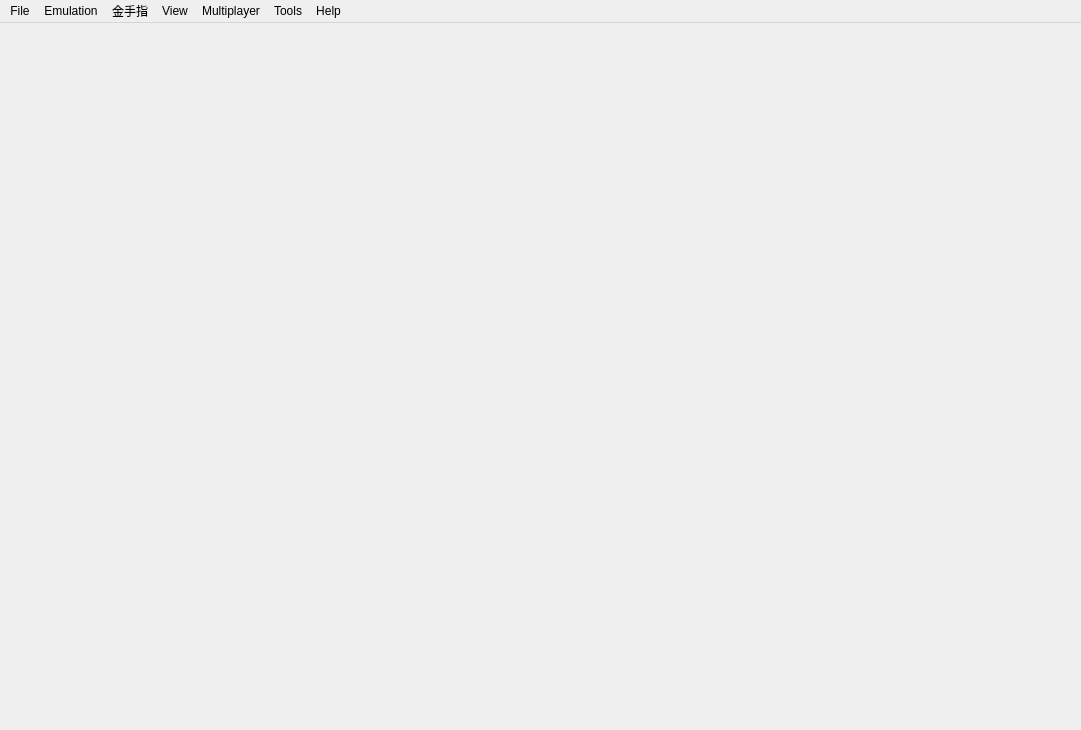
<?xml version="1.0" encoding="UTF-8"?>
<ui version="4.0">
 <class>MainWindow</class>
 <widget class="QMainWindow" name="MainWindow">
  <property name="geometry">
   <rect>
    <x>0</x>
    <y>0</y>
    <width>1081</width>
    <height>730</height>
   </rect>
  </property>
  <property name="windowTitle">
   <string notr="true">Azahar</string>
  </property>
  <property name="windowIcon">
   <iconset>
    <normaloff>dist/azahar.png</normaloff>dist/azahar.png</iconset>
  </property>
  <property name="tabShape">
   <enum>QTabWidget::Rounded</enum>
  </property>
  <property name="dockNestingEnabled">
   <bool>true</bool>
  </property>
  <widget class="QWidget" name="centralwidget">
   <layout class="QHBoxLayout" name="horizontalLayout">
    <property name="leftMargin">
     <number>0</number>
    </property>
    <property name="topMargin">
     <number>0</number>
    </property>
    <property name="rightMargin">
     <number>0</number>
    </property>
    <property name="bottomMargin">
     <number>0</number>
    </property>
   </layout>
  </widget>
  <widget class="QMenuBar" name="menubar">
   <property name="geometry">
    <rect>
     <x>0</x>
     <y>0</y>
     <width>1081</width>
     <height>22</height>
    </rect>
   </property>
   <widget class="QMenu" name="menu_File">
    <property name="title">
     <string>File</string>
    </property>
    <widget class="QMenu" name="menu_Boot_Home_Menu">
     <property name="title">
      <string>Boot Home Menu</string>
     </property>
     <addaction name="action_Boot_Home_Menu_JPN"/>
     <addaction name="action_Boot_Home_Menu_USA"/>
     <addaction name="action_Boot_Home_Menu_EUR"/>
     <addaction name="action_Boot_Home_Menu_AUS"/>
     <addaction name="action_Boot_Home_Menu_CHN"/>
     <addaction name="action_Boot_Home_Menu_KOR"/>
     <addaction name="action_Boot_Home_Menu_TWN"/>
    </widget>
    <widget class="QMenu" name="menu_recent_files">
     <property name="title">
      <string>Recent Files</string>
     </property>
    </widget>
    <widget class="QMenu" name="menu_Amiibo">
     <property name="title">
      <string>Amiibo</string>
     </property>
     <addaction name="action_Load_Amiibo"/>
     <addaction name="action_Remove_Amiibo"/>
    </widget>
    <widget class="QMenu" name="menu_Open_Folder">
     <property name="title">
      <string>Open Azahar Folder</string>
     </property>
     <addaction name="action_Open_Citra_Folder"/>
     <addaction name="action_Open_NAND_Folder"/>
     <addaction name="action_Open_SDMC_Folder"/>
    </widget>
    <addaction name="action_Load_File"/>
    <addaction name="action_Install_CIA"/>
    <addaction name="action_Connect_Artic"/>
    <addaction name="separator"/>
    <addaction name="action_Setup_System_Files"/>
    <addaction name="menu_Boot_Home_Menu"/>
    <addaction name="separator"/>
    <addaction name="menu_recent_files"/>
    <addaction name="separator"/>
    <addaction name="menu_Amiibo"/>
    <addaction name="separator"/>
    <addaction name="menu_Open_Folder"/>
    <addaction name="separator"/>
    <addaction name="action_Exit"/>
   </widget>
   <widget class="QMenu" name="menu_Emulation">
    <property name="title">
     <string>Emulation</string>
    </property>
    <widget class="QMenu" name="menu_Save_State">
     <property name="title">
      <string>Save State</string>
     </property>
     <addaction name="action_Save_to_Oldest_Slot"/>
     <addaction name="action_Quick_Save"/>
     <addaction name="separator"/>
    </widget>
    <widget class="QMenu" name="menu_Load_State">
     <property name="title">
      <string>Load State</string>
     </property>
     <addaction name="action_Load_from_Newest_Slot"/>
     <addaction name="action_Quick_Load"/>
     <addaction name="separator"/>
    </widget>
    <addaction name="action_Pause"/>
    <addaction name="action_Stop"/>
    <addaction name="action_Restart"/>
    <addaction name="separator"/>
    <addaction name="menu_Load_State"/>
    <addaction name="menu_Save_State"/>
    <addaction name="separator"/>
    <addaction name="action_Configure"/>
    <addaction name="action_Configure_Current_Game"/>
   </widget>
   <widget class="QMenu" name="menu_View">
    <property name="title">
     <string>View</string>
    </property>
    <widget class="QMenu" name="menu_View_Debugging">
     <property name="title">
      <string>Debugging</string>
     </property>
     <addaction name="action_Create_Pica_Surface_Viewer"/>
     <addaction name="separator"/>
    </widget>
    <widget class="QMenu" name="menu_Screen_Layout">
     <property name="title">
      <string>Screen Layout</string>
     </property>
     <addaction name="action_Screen_Layout_Default"/>
     <addaction name="action_Screen_Layout_Single_Screen"/>
     <addaction name="action_Screen_Layout_Large_Screen"/>
     <addaction name="action_Screen_Layout_Side_by_Side"/>
     <addaction name="action_Screen_Layout_Separate_Windows"/>
     <addaction name="action_Screen_Layout_Hybrid_Screen"/>
     <addaction name="action_Screen_Layout_Custom_Layout"/>
     <addaction name="separator"/>
     <addaction name="action_Screen_Layout_Upright_Screens"/>
     <addaction name="action_Screen_Layout_Swap_Screens"/>
     <widget class="QMenu" name="menu_Small_Screen_Position">
      <property name="enabled">
     <bool>true</bool>
    </property>
      <property name="title">
       <string>Small Screen Position</string>
      </property>
      <addaction name="action_Small_Screen_TopRight"/>
      <addaction name="action_Small_Screen_MiddleRight"/>
      <addaction name="action_Small_Screen_BottomRight"/>
      <addaction name="action_Small_Screen_TopLeft"/>
      <addaction name="action_Small_Screen_MiddleLeft"/>
      <addaction name="action_Small_Screen_BottomLeft"/>
      <addaction name="action_Small_Screen_Above"/>
      <addaction name="action_Small_Screen_Below"/>
     </widget>
     <addaction name="menu_Small_Screen_Position"/>
    </widget>
    <addaction name="action_Fullscreen"/>
    <addaction name="action_Single_Window_Mode"/>
    <addaction name="menu_Screen_Layout"/>
    <addaction name="separator"/>
    <addaction name="action_Display_Dock_Widget_Headers"/>
    <addaction name="action_Show_Filter_Bar"/>
    <addaction name="action_Show_Status_Bar"/>
    <addaction name="separator"/>
    <addaction name="menu_View_Debugging"/>
   </widget>
   <widget class="QMenu" name="menu_Cheats">
    <property name="title">
     <string>金手指</string>
    </property>
    <addaction name="action_Manage_Cheats"/>
   </widget>
   <widget class="QMenu" name="menu_Multiplayer">
    <property name="enabled">
     <bool>true</bool>
    </property>
    <property name="title">
     <string>Multiplayer</string>
    </property>
    <addaction name="action_View_Lobby"/>
    <addaction name="action_Start_Room"/>
    <addaction name="action_Connect_To_Room"/>
    <addaction name="separator"/>
    <addaction name="action_Show_Room"/>
    <addaction name="action_Leave_Room"/>
   </widget>
   <widget class="QMenu" name="menu_Tools">
    <property name="title">
     <string>Tools</string>
    </property>
    <widget class="QMenu" name="menu_Movie">
     <property name="title">
      <string>Movie</string>
     </property>
     <addaction name="action_Record_Movie"/>
     <addaction name="action_Play_Movie"/>
     <addaction name="action_Close_Movie"/>
     <addaction name="separator"/>
     <addaction name="action_Movie_Read_Only_Mode"/>
     <addaction name="action_Save_Movie"/>
    </widget>
    <addaction name="action_Advance_Frame"/>
    <addaction name="menu_Movie"/>
    <addaction name="separator"/>
    <widget class="QMenu" name="menu_Debug">
     <property name="title">
      <string>Debug</string>
     </property>
     <addaction name="action_Debug_Pause"/>
     <addaction name="action_Debug_Resume"/>
     <addaction name="action_Debug_Step"/>
     <addaction name="separator"/>
     <addaction name="action_Debug_Unschedule_All"/>
     <addaction name="action_Debug_Schedule_All"/>
    </widget>
     <addaction name="menu_Debug"/>
    <addaction name="separator"/>
    <addaction name="action_Capture_Screenshot"/>
    <addaction name="action_Dump_Video"/>
    <addaction name="separator"/>
    <addaction name="action_Compress_ROM_File"/>
    <addaction name="action_Decompress_ROM_File"/>
   </widget>
   <widget class="QMenu" name="menu_Help">
    <property name="title">
     <string>Help</string>
    </property>
    <addaction name="separator"/>
    <addaction name="action_Report_Compatibility"/>
    <addaction name="separator"/>
    <addaction name="action_Open_Log_Folder"/>
    <addaction name="action_FAQ"/>
    <addaction name="action_About"/>
   </widget>
   <addaction name="menu_File"/>
   <addaction name="menu_Emulation"/>
   <addaction name="menu_Cheats"/>
   <addaction name="menu_View"/>
   <addaction name="menu_Multiplayer"/>
   <addaction name="menu_Tools"/>
   <addaction name="menu_Help"/>
  </widget>
  <action name="action_Load_File">
   <property name="text">
    <string>Load File...</string>
   </property>
  </action>
  <action name="action_Install_CIA">
   <property name="text">
    <string>Install CIA...</string>
   </property>
  </action>
  <action name="action_Connect_Artic">
    <property name="text">
      <string>Connect to Artic Base...</string>
    </property>
  </action>
  <action name="action_Setup_System_Files">
    <property name="text">
      <string>Set Up System Files...</string>
    </property>
  </action>
  <action name="action_Boot_Home_Menu_JPN">
   <property name="text">
    <string notr="true">JPN</string>
   </property>
  </action>
  <action name="action_Boot_Home_Menu_USA">
   <property name="text">
    <string notr="true">USA</string>
   </property>
  </action>
  <action name="action_Boot_Home_Menu_EUR">
   <property name="text">
    <string notr="true">EUR</string>
   </property>
  </action>
  <action name="action_Boot_Home_Menu_AUS">
   <property name="text">
    <string notr="true">AUS</string>
   </property>
  </action>
  <action name="action_Boot_Home_Menu_CHN">
   <property name="text">
    <string notr="true">CHN</string>
   </property>
  </action>
  <action name="action_Boot_Home_Menu_KOR">
   <property name="text">
    <string notr="true">KOR</string>
   </property>
  </action>
  <action name="action_Boot_Home_Menu_TWN">
   <property name="text">
    <string notr="true">TWN</string>
   </property>
  </action>
  <action name="action_Exit">
   <property name="text">
    <string>Exit</string>
   </property>
  </action>
  <action name="action_Pause">
   <property name="enabled">
    <bool>false</bool>
   </property>
   <property name="text">
    <string>Pause</string>
   </property>
  </action>
  <action name="action_Stop">
   <property name="enabled">
    <bool>false</bool>
   </property>
   <property name="text">
    <string>Stop</string>
   </property>
  </action>
  <action name="action_Save">
   <property name="enabled">
    <bool>false</bool>
   </property>
   <property name="text">
    <string>Save</string>
   </property>
  </action>
  <action name="action_Load">
   <property name="enabled">
    <bool>false</bool>
   </property>
   <property name="text">
    <string>Load</string>
   </property>
  </action>
  <action name="action_FAQ">
   <property name="text">
    <string>FAQ</string>
   </property>
  </action>
  <action name="action_About">
   <property name="text">
    <string>About Azahar</string>
   </property>
   <property name="menuRole">
    <enum>QAction::AboutRole</enum>
   </property>
  </action>
  <action name="action_Single_Window_Mode">
   <property name="checkable">
    <bool>true</bool>
   </property>
   <property name="text">
    <string>Single Window Mode</string>
   </property>
  </action>
  <action name="action_Save_to_Oldest_Slot">
   <property name="text">
    <string>Save to Oldest Slot</string>
   </property>
  </action>
  <action name="action_Quick_Save">
   <property name="text">
    <string>Quick Save</string>
   </property>
  </action>
  <action name="action_Load_from_Newest_Slot">
   <property name="text">
    <string>Load from Newest Slot</string>
   </property>
  </action>
  <action name="action_Quick_Load">
   <property name="text">
    <string>Quick Load</string>
   </property>
  </action>
  <action name="action_Configure">
   <property name="text">
    <string>Configure...</string>
   </property>
   <property name="menuRole">
    <enum>QAction::PreferencesRole</enum>
   </property>
  </action>
  <action name="action_Display_Dock_Widget_Headers">
   <property name="checkable">
    <bool>true</bool>
   </property>
   <property name="text">
    <string>Display Dock Widget Headers</string>
   </property>
  </action>
  <action name="action_Show_Filter_Bar">
   <property name="checkable">
    <bool>true</bool>
   </property>
   <property name="text">
    <string>Show Filter Bar</string>
   </property>
  </action>
  <action name="action_Show_Status_Bar">
   <property name="checkable">
    <bool>true</bool>
   </property>
   <property name="text">
    <string>Show Status Bar</string>
   </property>
  </action>
  <action name="action_Create_Pica_Surface_Viewer">
   <property name="text">
    <string>Create Pica Surface Viewer</string>
   </property>
  </action>
  <action name="action_Record_Movie">
   <property name="text">
    <string>Record...</string>
   </property>
  </action>
  <action name="action_Play_Movie">
   <property name="text">
    <string>Play...</string>
   </property>
  </action>
  <action name="action_Close_Movie">
   <property name="text">
    <string>Close</string>
   </property>
   <property name="enabled">
    <bool>false</bool>
   </property>
  </action>
  <action name="action_Save_Movie">
   <property name="enabled">
    <bool>false</bool>
   </property>
   <property name="text">
    <string>Save without Closing</string>
   </property>
  </action>
  <action name="action_Movie_Read_Only_Mode">
   <property name="checkable">
    <bool>true</bool>
   </property>
   <property name="checked">
    <bool>true</bool>
   </property>
   <property name="text">
    <string>Read-Only Mode</string>
   </property>
  </action>
  <action name="action_Advance_Frame">
   <property name="enabled">
    <bool>false</bool>
   </property>
   <property name="text">
    <string>Advance Frame</string>
   </property>
  </action>
  <action name="action_Capture_Screenshot">
   <property name="enabled">
    <bool>false</bool>
   </property>
   <property name="text">
    <string>Capture Screenshot</string>
   </property>
  </action>
  <action name="action_Debug_Pause">
   <property name="enabled">
    <bool>true</bool>
   </property>
   <property name="text">
    <string>Debug Pause</string>
   </property>
  </action>
  <action name="action_Debug_Resume">
   <property name="enabled">
    <bool>true</bool>
   </property>
   <property name="text">
    <string>Debug Resume</string>
   </property>
  </action>
  <action name="action_Debug_Step">
   <property name="enabled">
    <bool>true</bool>
   </property>
   <property name="text">
    <string>Debug Step</string>
   </property>
  </action>
   <action name="action_Debug_Unschedule_All">
     <property name="enabled">
       <bool>true</bool>
     </property>
     <property name="text">
       <string>Debug Unschedule All</string>
     </property>
   </action>
   <action name="action_Debug_Schedule_All">
     <property name="enabled">
       <bool>true</bool>
     </property>
     <property name="text">
       <string>Debug Schedule All</string>
     </property>
   </action>
  <action name="action_Dump_Video">
   <property name="checkable">
    <bool>true</bool>
   </property>
   <property name="text">
    <string>Dump Video</string>
   </property>
  </action>
  <action name="action_Compress_ROM_File">
   <property name="text">
    <string>Compress ROM File...</string>
   </property>
  </action>
  <action name="action_Decompress_ROM_File">
   <property name="text">
    <string>Decompress ROM File...</string>
   </property>
  </action>
  <action name="action_View_Lobby">
   <property name="enabled">
    <bool>true</bool>
   </property>
   <property name="text">
    <string>Browse Public Rooms</string>
   </property>
  </action>
  <action name="action_Start_Room">
   <property name="enabled">
    <bool>true</bool>
   </property>
   <property name="text">
    <string>Create Room</string>
   </property>
  </action>
  <action name="action_Leave_Room">
   <property name="enabled">
    <bool>false</bool>
   </property>
   <property name="text">
    <string>Leave Room</string>
   </property>
  </action>
  <action name="action_Connect_To_Room">
   <property name="text">
    <string>Direct Connect to Room</string>
   </property>
  </action>
  <action name="action_Show_Room">
   <property name="enabled">
    <bool>false</bool>
   </property>
   <property name="text">
    <string>Show Current Room</string>
   </property>
  </action>
  <action name="action_Fullscreen">
   <property name="checkable">
    <bool>true</bool>
   </property>
   <property name="text">
    <string>Fullscreen</string>
   </property>
  </action>
  <action name="action_Open_Log_Folder">
   <property name="text">
    <string>Open Log Folder</string>
   </property>
   <property name="toolTip">
    <string>Opens the Azahar Log folder</string>
   </property>
  </action>
  <action name="action_Screen_Layout_Default">
   <property name="checkable">
    <bool>true</bool>
   </property>
   <property name="text">
    <string>Default</string>
   </property>
  </action>
  <action name="action_Screen_Layout_Single_Screen">
   <property name="checkable">
    <bool>true</bool>
   </property>
   <property name="text">
    <string>Single Screen</string>
   </property>
  </action>
  <action name="action_Screen_Layout_Large_Screen">
   <property name="checkable">
    <bool>true</bool>
   </property>
   <property name="text">
    <string>Large Screen</string>
   </property>
  </action>
  <action name="action_Screen_Layout_Side_by_Side">
   <property name="checkable">
    <bool>true</bool>
   </property>
   <property name="text">
    <string>Side by Side</string>
   </property>
  </action>
  <action name="action_Screen_Layout_Separate_Windows">
   <property name="checkable">
    <bool>true</bool>
   </property>
   <property name="text">
    <string>Separate Windows</string>
   </property>
  </action>
  <action name="action_Screen_Layout_Hybrid_Screen">
   <property name="checkable">
    <bool>true</bool>
   </property>
   <property name="text">
    <string>Hybrid Screen</string>
   </property>
  </action>
  <action name="action_Screen_Layout_Custom_Layout">
   <property name="checkable">
    <bool>true</bool>
   </property>
   <property name="text">
    <string>Custom Layout</string>
   </property>
  </action>
  <action name="action_Small_Screen_TopRight">
   <property name="checkable">
    <bool>true</bool>
   </property>
   <property name="text">
    <string>Top Right</string>
   </property>
  </action>
  <action name="action_Small_Screen_MiddleRight">
   <property name="checkable">
    <bool>true</bool>
   </property>
   <property name="text">
    <string>Middle Right</string>
   </property>
  </action>
  <action name="action_Small_Screen_BottomRight">
   <property name="checkable">
    <bool>true</bool>
   </property>
   <property name="text">
    <string>Bottom Right</string>
   </property>
  </action>
  <action name="action_Small_Screen_TopLeft">
   <property name="checkable">
    <bool>true</bool>
   </property>
   <property name="text">
    <string>Top Left</string>
   </property>
  </action>
  <action name="action_Small_Screen_MiddleLeft">
   <property name="checkable">
    <bool>true</bool>
   </property>
   <property name="text">
    <string>Middle Left</string>
   </property>
  </action>
  <action name="action_Small_Screen_BottomLeft">
   <property name="checkable">
    <bool>true</bool>
   </property>
   <property name="text">
    <string>Bottom Left</string>
   </property>
  </action>
  <action name="action_Small_Screen_Above">
   <property name="checkable">
    <bool>true</bool>
   </property>
   <property name="text">
    <string>Above</string>
   </property>
  </action>
  <action name="action_Small_Screen_Below">
   <property name="checkable">
    <bool>true</bool>
   </property>
   <property name="text">
    <string>Below</string>
   </property>
  </action>
  <action name="action_Screen_Layout_Swap_Screens">
   <property name="checkable">
    <bool>true</bool>
   </property>
   <property name="text">
    <string>Swap Screens</string>
   </property>
  </action>
  <action name="action_Screen_Layout_Upright_Screens">
   <property name="checkable">
    <bool>true</bool>
   </property>
   <property name="text">
    <string>Rotate Upright</string>
   </property>
  </action>
  <action name="action_Report_Compatibility">
   <property name="text">
    <string>Report Compatibility</string>
   </property>
  </action>
  <action name="action_Restart">
   <property name="enabled">
    <bool>false</bool>
   </property>
   <property name="text">
    <string>Restart</string>
   </property>
  </action>
  <action name="action_Load_Amiibo">
   <property name="enabled">
    <bool>false</bool>
   </property>
   <property name="text">
    <string>Load...</string>
   </property>
  </action>
  <action name="action_Remove_Amiibo">
   <property name="enabled">
    <bool>false</bool>
   </property>
   <property name="text">
    <string>Remove</string>
   </property>
  </action>
  <action name="action_Open_Citra_Folder">
   <property name="text">
    <string>User Folder</string>
   </property>
  </action>
  <action name="action_Open_NAND_Folder">
   <property name="text">
    <string>NAND Folder</string>
   </property>
  </action>
  <action name="action_Open_SDMC_Folder">
   <property name="text">
    <string>SDMC Folder</string>
   </property>
  </action>
  <action name="action_Configure_Current_Game">
   <property name="enabled">
    <bool>false</bool>
   </property>
   <property name="text">
    <string>Configure Current Application...</string>
   </property>
   <property name="menuRole">
    <enum>QAction::NoRole</enum>
   </property>
  </action>
  <action name="action_Manage_Cheats">
   <property name="enabled">
    <bool>false</bool>
   </property>
   <property name="text">
    <string>管理金手指</string>
   </property>
  </action>
 </widget>
 <resources/>
 <connections/>
</ui>
